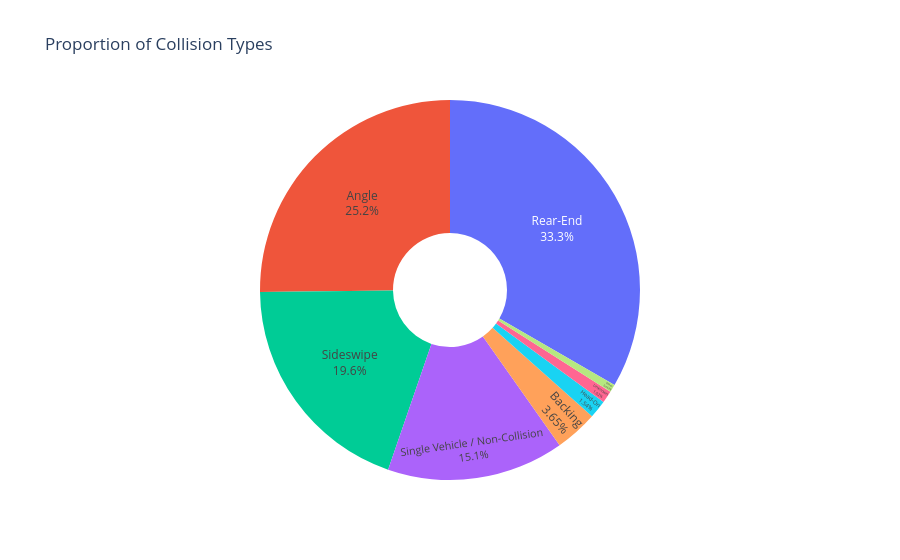

Notebook code for this chart:
### Code cell
# Get the counts for each collision type
collision_counts = df['manner_of_collision'].value_counts()

fig = px.pie(
    names=collision_counts.index,
    values=collision_counts.values,
    title='Proportion of Collision Types',
    hole=0.3 # Creates a donut chart, which is often easier to look at
)

fig.update_traces(textposition='inside', textinfo='percent+label')
fig.update_layout(showlegend=False) # Hide legend if labels are inside
fig.show()

### Figure 1 — Plotly figure (JSON) as saved in the notebook; plotly's stock layout.template omitted (floating-point values rounded to 4 significant figures)
{"data": [{"domain": {"x": [0, 1], "y": [0, 1]}, "hole": 0.3, "hovertemplate": "label=%{label}<br>value=%{value}<extra></extra>", "labels": ["Rear-End", "Angle", "Sideswipe", "Single Vehicle / Non-Collision", "Backing", "Head-On", "Unknown", "Other"], "legendgroup": "", "name": "", "showlegend": true, "textinfo": "percent+label", "textposition": "inside", "type": "pie", "values": [15131, 11420, 8875, 6839, 1656, 698, 465, 301]}], "layout": {"legend": {"tracegroupgap": 0}, "showlegend": false, "title": {"text": "Proportion of Collision Types"}}}
